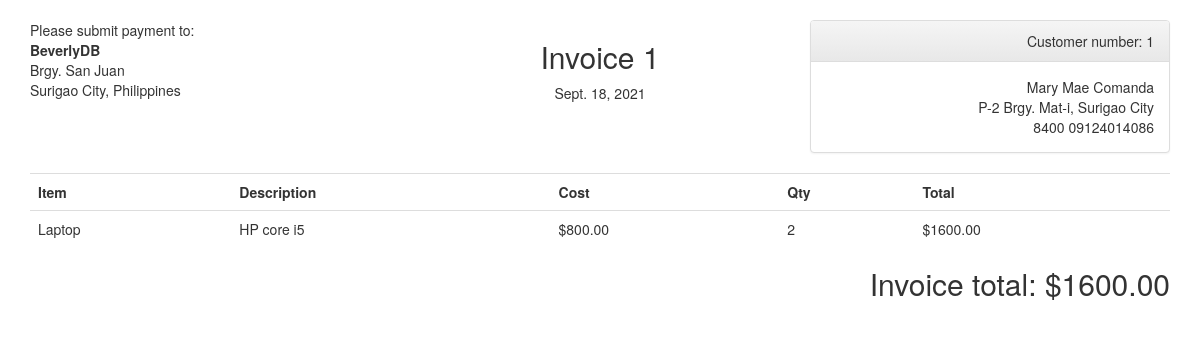
The page /invoice/1/print/ (signed in) on the database its author committed.
### invoices/models.py (models this page shows, shortened)
class Invoice(models.Model):
    customer = models.ForeignKey(Customer, on_delete=models.CASCADE)
    date = models.DateField()
    status = models.CharField(max_length=10)
    def total_items(self):
        total = 0
        items = self.invoiceitem_set.all()
        for item in items:
            total += item.cost * item.qty
        return total

class Customer(models.Model):
    name = models.CharField(max_length=256)
    address1 = models.CharField(max_length=256, blank=True)
    address2 = models.CharField(max_length=256, blank=True)
    city = models.CharField(max_length=128, blank=True)
    state = models.CharField(max_length=2, blank=True)
    zip = models.CharField(max_length=12, blank=True)
    email = models.CharField(max_length=256, blank=True)

class InvoiceItem(models.Model):
    invoice = models.ForeignKey(Invoice, on_delete=models.CASCADE)
    name = models.CharField(max_length=128)
    description = models.TextField()
    cost = models.DecimalField(decimal_places=2, max_digits=10)
    qty = models.IntegerField()
    def total(self):
        return self.cost * self.qty

### invoices/views/invoices.py (the view)
# urls.py: path('invoice/<int:invoice_id>/print/', views.invoices.print_invoice, name='print_invoice'),
@login_required(login_url='login/')
def print_invoice(request, invoice_id):
    invoice = get_object_or_404(Invoice, pk=invoice_id)
    context = {
        'title': "Invoice " + str(invoice_id),
        'invoice': invoice,
    }
    return render(request, 'print_invoice.html', context)

### invoices/templates/print_invoice.html (shortened to what this page needs)
{% load static %}
<!DOCTYPE HTML>
<html lang="en">
<head>
	<link rel="stylesheet" type="text/css" href="{% static 'bootstrap/css/bootstrap.min.css' %}">
	<link rel="stylesheet" type="text/css" href="{% static 'bootstrap/css/bootstrap-theme.min.css' %}">
</head>
<body>
	&nbsp;<br>
	<div class="container">
	{% if invoice %}
	<div class="row">
		<div class="col-sm-4 text-left">
			Please submit payment to:<br>
			<address>
			<strong>BeverlyDB</strong><br>
			Brgy. San Juan<br>
			Surigao City, Philippines
			</address>
		</div>
		<div class="col-sm-4 text-center">
			<h2>Invoice {{ invoice.id }}</h2>
			{{ invoice.date }}
		</div>
		<div class="col-sm-4 text-right">
			<div class="panel panel-default">
				<div class="panel-heading">Customer number: {{ invoice.customer.id }}</div>
				<div class="panel-body">
					{% if invoice.customer.name %}{{ invoice.customer.name }}<br>{% endif %}
					{% if invoice.customer.address1 %}{{ invoice.customer.address1 }}<br>{% endif %}
					{% if invoice.customer.city %}{{ invoice.customer.city }}{% endif %}
					{% if invoice.customer.zip %}{{ invoice.customer.zip }}{% endif %}
				</div>
			</div>
		</div>
	</div>
	<table class="table table-hover">
		<tr>
			<th>Item</th>
			<th>Description</th>
			<th>Cost</th>
			<th>Qty</th>
			<th>Total</th>
		</tr>
		{% for item in invoice.invoiceitem_set.all %}
		<tr>
			<td>{{ item.name }}</td>
			<td>{{ item.description }}</td>
			<td>${{ item.cost }}</td>
			<td>{{ item.qty }}</td>
			<td>${{ item.total }}</td>
		</tr>
		{% endfor %}
	</table>
	<h2 class="text-right">Invoice total: ${{ invoice.total_items }}</h2>
	{% endif %}
</body>
</html>

### rows shown on the page
Invoice: id "1", date "Sept. 18, 2021", customer.id "1", customer.name "Mary Mae Comanda", customer.address1 "P-2 Brgy. Mat-i, Surigao City", customer.city "8400", customer.zip "09124014086", total_items "1600.00"
InvoiceItem: name "Laptop", description "HP core i5", cost "800.00", qty "2", total "1600.00"
